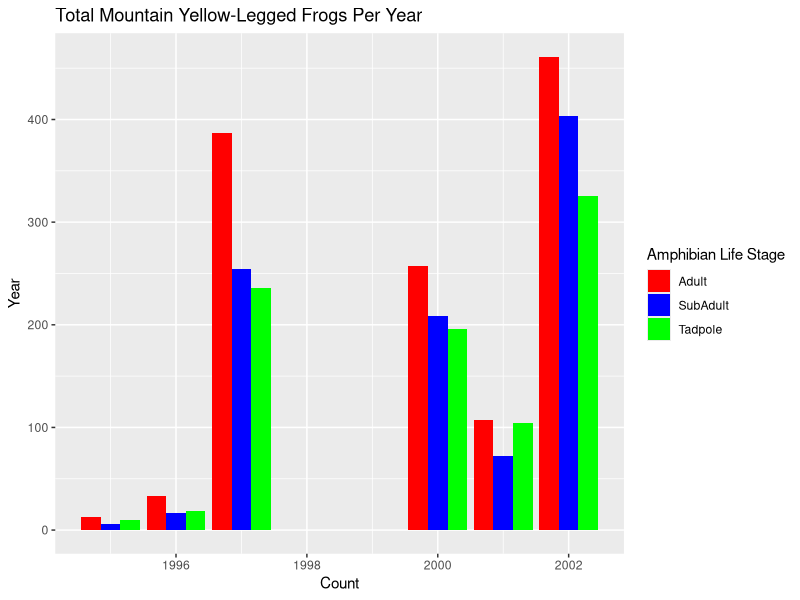
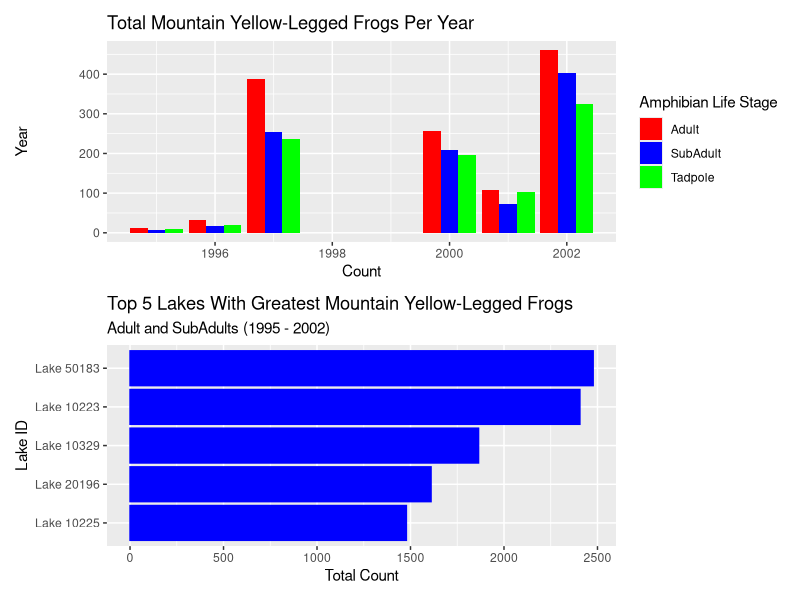

R code for these plots, in order:
## ---- chunk 1
knitr::opts_chunk$set(echo = TRUE, message = FALSE, warning = FALSE)

library(tidyverse)
library(here)
library(lubridate)
library(patchwork)
## ---- chunk 2
amphibian_data <- read_csv(here("data", "sierra_amphibians.csv"))
## ---- chunk 3
total_yellow_frogs <- amphibian_data %>% 
  filter(amphibian_species == "RAMU", amphibian_life_stage != "EggMass") %>% 
  mutate(survey_date = mdy(survey_date), year = year(survey_date)) 

plot1 <- ggplot(data = total_yellow_frogs, aes(x = year, group = amphibian_life_stage, fill = amphibian_life_stage)) +
  geom_bar(position = "dodge") +
  scale_fill_manual(values = c("red", "blue", "green")) +
  labs(title = "Total Mountain Yellow-Legged Frogs Per Year",
       x = "Count",
       y = "Year",
       fill = "Amphibian Life Stage")

plot1 + scale_alpha(guide = "none") # suppress duplicate legend
## ---- chunk 4
top_5_lakes <- total_yellow_frogs %>% 
  filter(amphibian_life_stage != "Tadpole") %>% 
  group_by(lake_id) %>% 
  summarize(total = sum(amphibian_number)) %>% 
  slice_max(order_by = total, n = 5) 

#as.character change to read as a string because the ID is a number

top_5_lakes$lake_id <- sapply(top_5_lakes$lake_id, function(x) paste("Lake", x))
top_5_lakes$lake_id <- fct_reorder(as.character(top_5_lakes$lake_id), top_5_lakes$total)

plot2 <- ggplot(data = top_5_lakes, aes(y = lake_id, x = total)) + 
  geom_col(color = "blue", fill = "blue") +
  labs(title = "Top 5 Lakes With Greatest Mountain Yellow-Legged Frogs",
       subtitle = "Adult and SubAdults (1995 - 2002)",
       x = "Total Count", 
       y = "Lake ID")
## ---- chunk 5
# Use patchwork package to place graphs on top of each other
plot1 / plot2
